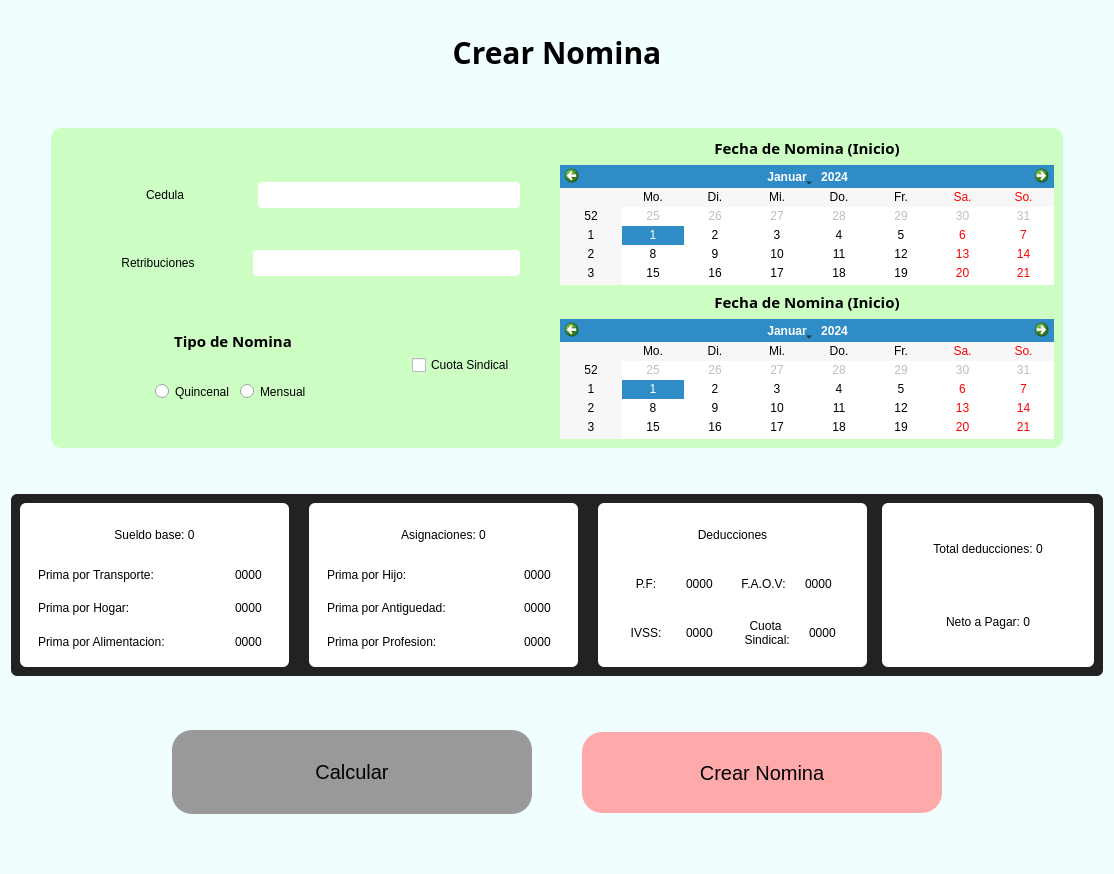
<?xml version="1.0" encoding="UTF-8"?>
<ui version="4.0">
 <class>Form</class>
 <widget class="QWidget" name="Form">
  <property name="geometry">
   <rect>
    <x>0</x>
    <y>0</y>
    <width>1114</width>
    <height>874</height>
   </rect>
  </property>
  <property name="windowTitle">
   <string>Form</string>
  </property>
  <property name="styleSheet">
   <string notr="true">#calculate_btn:hover{
font-size:20px;
min-height:21px;
max-width:300px;
padding:30px;
background-color:#bbb;
border-radius:20px;
}

#calculate_btn{
font-size:20px;
min-height:21px;
max-width:300px;
padding:30px;
background-color:#999;
border-radius:20px;
}
#frame_con{
margin:40px;
background-color:rgb(205, 255, 197)	;			
border-radius:10px;
}

QPushButton{
background-color:white;
border:none;
}

QFrame{
border:none;
}

#Form{
background-color:#F1FEFF;
}

#title{
font-size:30px;
}

#create_nomina_btn{
height:21px;
max-width:300px;
padding:30px;
background-color:#faa;
border-radius:20px;
}

#create_nomina_btn:hover{
height:21px;
max-width:300px;
padding:30px;
background-color:#f77;
border-radius:20px;
border:none;
}

#create_employee_btn:pressed{
height:23px;
max-width:300px;
padding:30px;
background-color:#f77;
border-radius:20px;
border:none;
}

QLineEdit{
background-color:#fff;
border-radius:4px;
padding:5px 2px;
}</string>
  </property>
  <layout class="QHBoxLayout" name="horizontalLayout_14">
   <item>
    <layout class="QVBoxLayout" name="verticalLayout_5" stretch="1,3,3,3">
     <item>
      <widget class="QFrame" name="frame_2">
       <property name="frameShape">
        <enum>QFrame::StyledPanel</enum>
       </property>
       <property name="frameShadow">
        <enum>QFrame::Raised</enum>
       </property>
       <layout class="QHBoxLayout" name="horizontalLayout_28">
        <property name="topMargin">
         <number>20</number>
        </property>
        <item>
         <widget class="QLabel" name="title">
          <property name="font">
           <font>
            <family>Trebuchet MS</family>
            <pointsize>-1</pointsize>
            <weight>75</weight>
            <bold>true</bold>
           </font>
          </property>
          <property name="cursor">
           <cursorShape>ArrowCursor</cursorShape>
          </property>
          <property name="styleSheet">
           <string notr="true"/>
          </property>
          <property name="text">
           <string>Crear Nomina</string>
          </property>
          <property name="alignment">
           <set>Qt::AlignCenter</set>
          </property>
         </widget>
        </item>
       </layout>
      </widget>
     </item>
     <item>
      <layout class="QVBoxLayout" name="verticalLayout_4" stretch="0">
       <property name="bottomMargin">
        <number>0</number>
       </property>
       <item>
        <widget class="QFrame" name="frame_con">
         <property name="styleSheet">
          <string notr="true"/>
         </property>
         <layout class="QHBoxLayout" name="horizontalLayout_30">
          <item>
           <layout class="QHBoxLayout" name="horizontalLayout_29">
            <item>
             <layout class="QVBoxLayout" name="verticalLayout_12">
              <item>
               <widget class="QFrame" name="">
                <property name="styleSheet">
                 <string notr="true"/>
                </property>
                <layout class="QVBoxLayout" name="verticalLayout_7">
                 <item>
                  <widget class="QWidget" name="" native="true">
                   <layout class="QHBoxLayout" name="horizontalLayout_4" stretch="4,6">
                    <property name="rightMargin">
                     <number>25</number>
                    </property>
                    <item>
                     <widget class="QLabel" name="label_2">
                      <property name="text">
                       <string>Cedula</string>
                      </property>
                      <property name="alignment">
                       <set>Qt::AlignCenter</set>
                      </property>
                     </widget>
                    </item>
                    <item>
                     <widget class="QLineEdit" name="cedula_input">
                      <property name="text">
                       <string/>
                      </property>
                     </widget>
                    </item>
                   </layout>
                  </widget>
                 </item>
                 <item>
                  <layout class="QHBoxLayout" name="horizontalLayout" stretch="4,6">
                   <property name="rightMargin">
                    <number>25</number>
                   </property>
                   <item>
                    <widget class="QLabel" name="label_5">
                     <property name="text">
                      <string>Retribuciones</string>
                     </property>
                     <property name="alignment">
                      <set>Qt::AlignCenter</set>
                     </property>
                    </widget>
                   </item>
                   <item>
                    <widget class="QLineEdit" name="retribuciones_input">
                     <property name="text">
                      <string/>
                     </property>
                    </widget>
                   </item>
                  </layout>
                 </item>
                </layout>
               </widget>
              </item>
              <item>
               <widget class="QFrame" name="">
                <layout class="QHBoxLayout" name="horizontalLayout_26">
                 <property name="rightMargin">
                  <number>30</number>
                 </property>
                 <item>
                  <widget class="QFrame" name="">
                   <property name="styleSheet">
                    <string notr="true">height:10px;</string>
                   </property>
                   <layout class="QVBoxLayout" name="verticalLayout">
                    <item>
                     <layout class="QHBoxLayout" name="horizontalLayout_22" stretch="4">
                      <property name="topMargin">
                       <number>10</number>
                      </property>
                      <property name="rightMargin">
                       <number>0</number>
                      </property>
                      <item>
                       <widget class="QLabel" name="label_12">
                        <property name="font">
                         <font>
                          <family>Trebuchet MS</family>
                          <pointsize>11</pointsize>
                          <weight>75</weight>
                          <bold>true</bold>
                         </font>
                        </property>
                        <property name="text">
                         <string>Tipo de Nomina</string>
                        </property>
                        <property name="alignment">
                         <set>Qt::AlignCenter</set>
                        </property>
                       </widget>
                      </item>
                     </layout>
                    </item>
                    <item>
                     <widget class="QFrame" name="frame">
                      <layout class="QHBoxLayout" name="horizontalLayout_12" stretch="0,0,0,0">
                       <property name="bottomMargin">
                        <number>15</number>
                       </property>
                       <item>
                        <spacer name="horizontalSpacer">
                         <property name="orientation">
                          <enum>Qt::Horizontal</enum>
                         </property>
                         <property name="sizeHint" stdset="0">
                          <size>
                           <width>40</width>
                           <height>20</height>
                          </size>
                         </property>
                        </spacer>
                       </item>
                       <item>
                        <widget class="QRadioButton" name="radioButton">
                         <property name="text">
                          <string>Quincenal</string>
                         </property>
                        </widget>
                       </item>
                       <item>
                        <widget class="QRadioButton" name="radioButton_2">
                         <property name="text">
                          <string>Mensual</string>
                         </property>
                        </widget>
                       </item>
                       <item>
                        <spacer name="horizontalSpacer_2">
                         <property name="orientation">
                          <enum>Qt::Horizontal</enum>
                         </property>
                         <property name="sizeHint" stdset="0">
                          <size>
                           <width>40</width>
                           <height>20</height>
                          </size>
                         </property>
                        </spacer>
                       </item>
                      </layout>
                     </widget>
                    </item>
                   </layout>
                  </widget>
                 </item>
                 <item>
                  <widget class="QFrame" name="frame_3">
                   <property name="frameShape">
                    <enum>QFrame::StyledPanel</enum>
                   </property>
                   <property name="frameShadow">
                    <enum>QFrame::Raised</enum>
                   </property>
                   <layout class="QHBoxLayout" name="horizontalLayout_31">
                    <item>
                     <widget class="QCheckBox" name="checkBox">
                      <property name="text">
                       <string>Cuota Sindical</string>
                      </property>
                     </widget>
                    </item>
                   </layout>
                  </widget>
                 </item>
                </layout>
               </widget>
              </item>
             </layout>
            </item>
            <item>
             <layout class="QVBoxLayout" name="verticalLayout_6">
              <item>
               <widget class="QLabel" name="label_16">
                <property name="font">
                 <font>
                  <family>Trebuchet MS</family>
                  <pointsize>11</pointsize>
                  <weight>75</weight>
                  <bold>true</bold>
                 </font>
                </property>
                <property name="text">
                 <string>Fecha de Nomina (Inicio)</string>
                </property>
                <property name="alignment">
                 <set>Qt::AlignCenter</set>
                </property>
               </widget>
              </item>
              <item>
               <widget class="QCalendarWidget" name="calendarWidget_2">
                <property name="maximumSize">
                 <size>
                  <width>16777215</width>
                  <height>120</height>
                 </size>
                </property>
                <property name="locale">
                 <locale language="German" country="Germany"/>
                </property>
                <property name="selectedDate">
                 <date>
                  <year>2024</year>
                  <month>1</month>
                  <day>1</day>
                 </date>
                </property>
                <property name="minimumDate">
                 <date>
                  <year>1900</year>
                  <month>1</month>
                  <day>2</day>
                 </date>
                </property>
                <property name="firstDayOfWeek">
                 <enum>Qt::Monday</enum>
                </property>
                <property name="gridVisible">
                 <bool>false</bool>
                </property>
                <property name="dateEditEnabled">
                 <bool>true</bool>
                </property>
               </widget>
              </item>
              <item>
               <widget class="QLabel" name="label_17">
                <property name="font">
                 <font>
                  <family>Trebuchet MS</family>
                  <pointsize>11</pointsize>
                  <weight>75</weight>
                  <bold>true</bold>
                 </font>
                </property>
                <property name="text">
                 <string>Fecha de Nomina (Inicio)</string>
                </property>
                <property name="alignment">
                 <set>Qt::AlignCenter</set>
                </property>
               </widget>
              </item>
              <item>
               <widget class="QCalendarWidget" name="calendarWidget">
                <property name="maximumSize">
                 <size>
                  <width>16777215</width>
                  <height>120</height>
                 </size>
                </property>
                <property name="locale">
                 <locale language="German" country="Germany"/>
                </property>
                <property name="selectedDate">
                 <date>
                  <year>2024</year>
                  <month>1</month>
                  <day>1</day>
                 </date>
                </property>
                <property name="minimumDate">
                 <date>
                  <year>1900</year>
                  <month>1</month>
                  <day>2</day>
                 </date>
                </property>
                <property name="firstDayOfWeek">
                 <enum>Qt::Monday</enum>
                </property>
                <property name="gridVisible">
                 <bool>false</bool>
                </property>
                <property name="dateEditEnabled">
                 <bool>true</bool>
                </property>
               </widget>
              </item>
             </layout>
            </item>
           </layout>
          </item>
         </layout>
        </widget>
       </item>
      </layout>
     </item>
     <item>
      <widget class="QFrame" name="frame">
       <property name="styleSheet">
        <string notr="true">background-color:#222;
border-radius:6px;
color:white;</string>
       </property>
       <property name="frameShape">
        <enum>QFrame::StyledPanel</enum>
       </property>
       <property name="frameShadow">
        <enum>QFrame::Raised</enum>
       </property>
       <layout class="QHBoxLayout" name="horizontalLayout_25">
        <item>
         <layout class="QHBoxLayout" name="horizontalLayout_24" stretch="8,2">
          <property name="spacing">
           <number>15</number>
          </property>
          <item>
           <layout class="QHBoxLayout" name="horizontalLayout_23" stretch="3,3,3">
            <property name="spacing">
             <number>20</number>
            </property>
            <item>
             <widget class="QFrame" name="frame">
              <property name="styleSheet">
               <string notr="true">padding:3px;
background-color:white;
color:black;</string>
              </property>
              <layout class="QVBoxLayout" name="verticalLayout_11" stretch="3,7">
               <item>
                <layout class="QHBoxLayout" name="horizontalLayout_19" stretch="0">
                 <item>
                  <widget class="QLabel" name="sueldo_base">
                   <property name="text">
                    <string>Sueldo base: 0</string>
                   </property>
                   <property name="alignment">
                    <set>Qt::AlignCenter</set>
                   </property>
                  </widget>
                 </item>
                </layout>
               </item>
               <item>
                <layout class="QVBoxLayout" name="verticalLayout_3">
                 <item>
                  <layout class="QHBoxLayout" name="horizontalLayout_2" stretch="8,2">
                   <item>
                    <widget class="QLabel" name="label">
                     <property name="text">
                      <string>Prima por Transporte:</string>
                     </property>
                    </widget>
                   </item>
                   <item>
                    <widget class="QLabel" name="prima_transporte">
                     <property name="text">
                      <string>0000</string>
                     </property>
                    </widget>
                   </item>
                  </layout>
                 </item>
                 <item>
                  <layout class="QHBoxLayout" name="horizontalLayout_3" stretch="8,2">
                   <item>
                    <widget class="QLabel" name="label_3">
                     <property name="text">
                      <string>Prima por Hogar:</string>
                     </property>
                    </widget>
                   </item>
                   <item>
                    <widget class="QLabel" name="prima_hogar">
                     <property name="text">
                      <string>0000</string>
                     </property>
                    </widget>
                   </item>
                  </layout>
                 </item>
                 <item>
                  <layout class="QHBoxLayout" name="horizontalLayout_5" stretch="8,2">
                   <item>
                    <widget class="QLabel" name="label_4">
                     <property name="text">
                      <string>Prima por Alimentacion:</string>
                     </property>
                    </widget>
                   </item>
                   <item>
                    <widget class="QLabel" name="prima_alimentacion">
                     <property name="text">
                      <string>0000</string>
                     </property>
                    </widget>
                   </item>
                  </layout>
                 </item>
                </layout>
               </item>
              </layout>
             </widget>
            </item>
            <item>
             <widget class="QFrame" name="frame">
              <property name="styleSheet">
               <string notr="true">padding:3px;
background-color:white;
color:black;</string>
              </property>
              <layout class="QVBoxLayout" name="verticalLayout_10" stretch="3,7">
               <item>
                <layout class="QHBoxLayout" name="horizontalLayout_20">
                 <item>
                  <widget class="QLabel" name="asignaciones">
                   <property name="text">
                    <string>Asignaciones: 0</string>
                   </property>
                   <property name="alignment">
                    <set>Qt::AlignCenter</set>
                   </property>
                  </widget>
                 </item>
                </layout>
               </item>
               <item>
                <layout class="QVBoxLayout" name="verticalLayout_2">
                 <item>
                  <layout class="QHBoxLayout" name="horizontalLayout_7" stretch="8,2">
                   <item>
                    <widget class="QLabel" name="label_7">
                     <property name="text">
                      <string>Prima por Hijo:</string>
                     </property>
                     <property name="alignment">
                      <set>Qt::AlignLeading|Qt::AlignLeft|Qt::AlignVCenter</set>
                     </property>
                    </widget>
                   </item>
                   <item>
                    <widget class="QLabel" name="prima_hijo">
                     <property name="text">
                      <string>0000</string>
                     </property>
                    </widget>
                   </item>
                  </layout>
                 </item>
                 <item>
                  <layout class="QHBoxLayout" name="horizontalLayout_8" stretch="8,2">
                   <item>
                    <widget class="QLabel" name="label_8">
                     <property name="text">
                      <string>Prima por Antiguedad:</string>
                     </property>
                    </widget>
                   </item>
                   <item>
                    <widget class="QLabel" name="prima_antiguedad">
                     <property name="text">
                      <string>0000</string>
                     </property>
                    </widget>
                   </item>
                  </layout>
                 </item>
                 <item>
                  <layout class="QHBoxLayout" name="horizontalLayout_6" stretch="8,2">
                   <item>
                    <widget class="QLabel" name="label_9">
                     <property name="text">
                      <string>Prima por Profesion:</string>
                     </property>
                    </widget>
                   </item>
                   <item>
                    <widget class="QLabel" name="prima_profesion">
                     <property name="text">
                      <string>0000</string>
                     </property>
                    </widget>
                   </item>
                  </layout>
                 </item>
                </layout>
               </item>
              </layout>
             </widget>
            </item>
            <item>
             <widget class="QFrame" name="frame">
              <property name="styleSheet">
               <string notr="true">padding:3px;
background-color:white;
color:black;</string>
              </property>
              <layout class="QVBoxLayout" name="verticalLayout_9" stretch="3,7">
               <item>
                <layout class="QHBoxLayout" name="horizontalLayout_21">
                 <item>
                  <widget class="QLabel" name="label_11">
                   <property name="text">
                    <string>Deducciones</string>
                   </property>
                   <property name="alignment">
                    <set>Qt::AlignCenter</set>
                   </property>
                  </widget>
                 </item>
                </layout>
               </item>
               <item>
                <widget class="QFrame" name="frame">
                 <property name="styleSheet">
                  <string notr="true"/>
                 </property>
                 <layout class="QHBoxLayout" name="horizontalLayout_16" stretch="0,0">
                  <property name="spacing">
                   <number>10</number>
                  </property>
                  <property name="topMargin">
                   <number>0</number>
                  </property>
                  <property name="bottomMargin">
                   <number>0</number>
                  </property>
                  <item>
                   <layout class="QVBoxLayout" name="verticalLayout_19">
                    <item>
                     <layout class="QVBoxLayout" name="verticalLayout_15">
                      <item>
                       <layout class="QHBoxLayout" name="horizontalLayout_10">
                        <item>
                         <widget class="QLabel" name="label_14">
                          <property name="text">
                           <string>P.F:</string>
                          </property>
                          <property name="alignment">
                           <set>Qt::AlignCenter</set>
                          </property>
                         </widget>
                        </item>
                        <item>
                         <widget class="QLabel" name="pf_d">
                          <property name="text">
                           <string>0000</string>
                          </property>
                          <property name="alignment">
                           <set>Qt::AlignLeading|Qt::AlignLeft|Qt::AlignVCenter</set>
                          </property>
                         </widget>
                        </item>
                       </layout>
                      </item>
                      <item>
                       <layout class="QHBoxLayout" name="horizontalLayout_9" stretch="5,5">
                        <item>
                         <widget class="QLabel" name="label90">
                          <property name="text">
                           <string>IVSS:</string>
                          </property>
                          <property name="alignment">
                           <set>Qt::AlignCenter</set>
                          </property>
                         </widget>
                        </item>
                        <item>
                         <widget class="QLabel" name="ivss_d">
                          <property name="text">
                           <string>0000</string>
                          </property>
                          <property name="alignment">
                           <set>Qt::AlignLeading|Qt::AlignLeft|Qt::AlignVCenter</set>
                          </property>
                         </widget>
                        </item>
                       </layout>
                      </item>
                     </layout>
                    </item>
                   </layout>
                  </item>
                  <item>
                   <layout class="QVBoxLayout" name="verticalLayout_16" stretch="5,5">
                    <item>
                     <layout class="QHBoxLayout" name="horizontalLayout_11">
                      <item>
                       <widget class="QLabel" name="label80">
                        <property name="text">
                         <string>F.A.O.V:</string>
                        </property>
                        <property name="alignment">
                         <set>Qt::AlignCenter</set>
                        </property>
                       </widget>
                      </item>
                      <item>
                       <widget class="QLabel" name="label_13">
                        <property name="text">
                         <string>0000</string>
                        </property>
                       </widget>
                      </item>
                     </layout>
                    </item>
                    <item>
                     <layout class="QHBoxLayout" name="horizontalLayout_15" stretch="5,5">
                      <item>
                       <widget class="QLabel" name="label_15">
                        <property name="text">
                         <string>Cuota 
 Sindical:</string>
                        </property>
                        <property name="alignment">
                         <set>Qt::AlignCenter</set>
                        </property>
                       </widget>
                      </item>
                      <item>
                       <widget class="QLabel" name="cuota_sindical_d">
                        <property name="text">
                         <string>0000</string>
                        </property>
                       </widget>
                      </item>
                     </layout>
                    </item>
                   </layout>
                  </item>
                 </layout>
                </widget>
               </item>
              </layout>
             </widget>
            </item>
           </layout>
          </item>
          <item>
           <widget class="QFrame" name="frame">
            <property name="styleSheet">
             <string notr="true">padding:3px;
background-color:white;
color:black;</string>
            </property>
            <layout class="QVBoxLayout" name="verticalLayout_8">
             <item>
              <layout class="QHBoxLayout" name="horizontalLayout_18">
               <item>
                <widget class="QLabel" name="deducciones_total">
                 <property name="text">
                  <string>Total deducciones: 0</string>
                 </property>
                 <property name="alignment">
                  <set>Qt::AlignCenter</set>
                 </property>
                </widget>
               </item>
              </layout>
             </item>
             <item>
              <layout class="QHBoxLayout" name="horizontalLayout_17">
               <property name="leftMargin">
                <number>0</number>
               </property>
               <item>
                <widget class="QLabel" name="pago_neto">
                 <property name="text">
                  <string>Neto a Pagar: 0</string>
                 </property>
                 <property name="alignment">
                  <set>Qt::AlignCenter</set>
                 </property>
                </widget>
               </item>
              </layout>
             </item>
            </layout>
           </widget>
          </item>
         </layout>
        </item>
       </layout>
      </widget>
     </item>
     <item>
      <widget class="QFrame" name="frame_4">
       <property name="frameShape">
        <enum>QFrame::StyledPanel</enum>
       </property>
       <property name="frameShadow">
        <enum>QFrame::Raised</enum>
       </property>
       <layout class="QHBoxLayout" name="horizontalLayout_27">
        <item>
         <layout class="QHBoxLayout" name="horizontalLayout_13">
          <property name="spacing">
           <number>50</number>
          </property>
          <item>
           <widget class="QPushButton" name="calculate_btn">
            <property name="cursor">
             <cursorShape>PointingHandCursor</cursorShape>
            </property>
            <property name="layoutDirection">
             <enum>Qt::LeftToRight</enum>
            </property>
            <property name="styleSheet">
             <string notr="true"/>
            </property>
            <property name="text">
             <string>Calcular</string>
            </property>
           </widget>
          </item>
          <item>
           <widget class="QPushButton" name="create_nomina_btn">
            <property name="cursor">
             <cursorShape>PointingHandCursor</cursorShape>
            </property>
            <property name="layoutDirection">
             <enum>Qt::LeftToRight</enum>
            </property>
            <property name="styleSheet">
             <string notr="true">font-size:20px;
</string>
            </property>
            <property name="text">
             <string>Crear Nomina</string>
            </property>
           </widget>
          </item>
         </layout>
        </item>
       </layout>
      </widget>
     </item>
    </layout>
   </item>
  </layout>
 </widget>
 <resources/>
 <connections/>
</ui>
